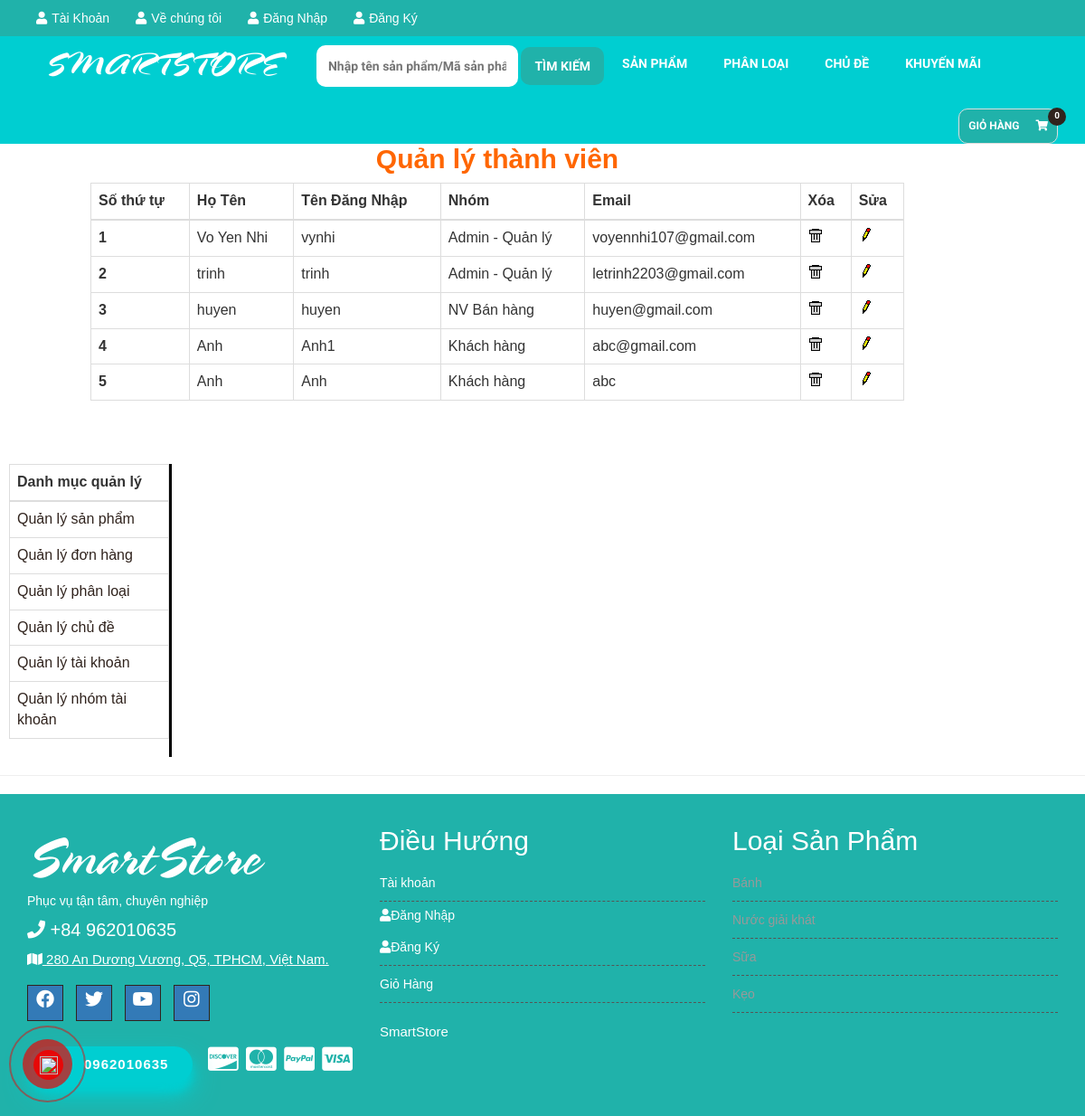
Page /admin.php?mod=user&act=manage on the committed database.
### tables this page shows
CREATE TABLE `users` (
  `UserID` int(11) NOT NULL,
  `GroupID` int(11) NOT NULL,
  `FullName` varchar(255) NOT NULL,
  `UserName` varchar(20) NOT NULL,
  `PassWord` varchar(32) NOT NULL,
  `Email` varchar(50) NOT NULL
);

CREATE TABLE `groups` (
  `GroupID` int(11) NOT NULL,
  `GroupName` varchar(50) NOT NULL
);

CREATE TABLE `categories` (
  `CategoryID` int(11) NOT NULL,
  `CategoryName` varchar(255) NOT NULL,
  `Position` int(11) DEFAULT 0
);

### Controller/User/Manage.php (called while the page is built)
<?php
	include_once("Model/User.php");
	$user = new User();
	$ret = $user->getUserManage();
	include_once("View/User/Manage.php");
?>

### Model/User.php (called while the page is built, shortened)
<?php
include_once("DataProvider.php");
class User{
	private $da;
	function __construct(){
		$this->da = new DataProvider();
	}
	function getUserManage(){
		$sql = "Select UserID, FullName, UserName, Email, GroupName from users u join groups g on u.GroupID = g.GroupID";
		return $this->da->FetchAll($sql);
	}
}
?>

### Model/DataProvider.php (called while the page is built, shortened)
<?php
	class DataProvider{
		private $link;
		function __construct()
		{
			$this->link=mysqli_connect("localhost","root","","webdack");
		}
		function ExecuteQuery($sql)
		{
			mysqli_query($this->link,"set names utf8");
			return mysqli_query($this->link, $sql);
		}
		function FetchAll($sql){
			$arr=array();
			$r = $this->ExecuteQuery($sql);
			while($row = mysqli_fetch_assoc($r)){
				$arr[]=$row;
			}
			return $arr;
		}
	}
?>

### Controller/Category/Categoryfooter.php (called while the page is built)
<?php
	include_once("Model/Category.php");
	$cate = new Category;
	$result = $cate->getCategory();
	include("View/Category/Categoryfooter.php");
?>

### Model/Category.php (called while the page is built, shortened)
<?php
	include_once("Model/DataProvider.php");
	class Category{
		private $da;
		function __construct(){
			$this->da=new DataProvider();
		}
		function getCategory(){
			$sql= "Select * from categories";
			return $this->da->FetchAll($sql);
		}
	}
?>

### Controller/Category/Category.php (called while the page is built)
<?php
	include_once("Model/Category.php");
	$cate = new Category();
	$result = $cate->getCategory();
	include_once("View/Category/Category.php");
?>

### View/User/Manage.php (the view)
<div style="width: 900px; float: right; margin-right: 200px;">
<center><h2><span><a style="color: #ff6600;font-weight: bold;font-size: 30px" href="admin.php?mod=user&act=manage">Quản lý thành viên</a></span></h2></center>
<p>
	<table class="table table-bordered">
	<thead>
		<tr>
		<th scope="col">Số thứ tự</th>
		<th scope="col">Họ Tên</th>
		<th scope="col">Tên Đăng Nhập</th>
		<th scope="col">Nhóm</th>
		<th scope="col">Email</th>
		<th scope="col">Xóa</th>
		<th scope="col">Sửa</th>
		</tr>
	</thead>
	<tbody>
		<?php
		$index = 1;
		foreach ($ret as $row) { ?>
			<tr>
				<th scope="row"><?= $index ?></th>
				<td><?= $row['FullName'] ?></td>
				<td><?= $row['UserName'] ?></td>
				<td><?= $row['GroupName'] ?></td>
				<td><?= $row['Email'] ?></td>
				<td><?= "<a href=\"admin.php?mod=user&act=delete&id=$row[UserID]\" onclick=\"return IsDelete()\">" ?><img src="Images/Delete.gif" /></a></td>
				<td><?= "<a href=\"admin.php?mod=user&act=edit&id=$row[UserID]\">" ?><img src="Images/Edit.gif" /></a></td>
			</tr>
			<?php $index++;
		} ?>
	</tbody>
	</table>
</p>
</div>

### View/Category/Categoryfooter.php
<?php
    foreach ($result as $row) {
    	echo "<li><a href=\"index.php?mod=category&act=resultcategory&id={$row['CategoryID']}\">{$row['CategoryName']}</a></li>";
    }
?>

### css/style.css (style rules this page uses)
img { max-width: 100%; height: auto; }
h1, h2, h3, h4, h5, h6 { margin: 0 0 10px; }
body { font-family:Arial, Helvetica, sans-serif; background-color: #fff; }
.footer-menu ul li { border-bottom: 1px dashed #555; padding: 5px 0; }
.footer-menu a { display: block; padding: 5px 0;color: #999 }
a { color: #30231D }
body { width: 100%; }

### rows in the picture
users: FullName "Vo Yen Nhi", UserName "vynhi", GroupID.GroupName "Admin - Quản lý", Email "voyennhi107@gmail.com"
users: FullName "trinh", UserName "trinh", GroupID.GroupName "Admin - Quản lý", Email "letrinh2203@gmail.com"
users: FullName "huyen", UserName "huyen", GroupID.GroupName "NV Bán hàng", Email "huyen@gmail.com"
users: FullName "Anh", UserName "Anh1", GroupID.GroupName "Khách hàng", Email "abc@gmail.com"
users: FullName "Anh", UserName "Anh", GroupID.GroupName "Khách hàng", Email "abc"
categories: CategoryName "Bánh"
categories: CategoryName "Nước giải khát"
categories: CategoryName "Sữa"
categories: CategoryName "Kẹo"
